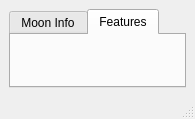
<?xml version="1.0" encoding="UTF-8"?>
<ui version="4.0">
 <class>MainWindow</class>
 <widget class="QMainWindow" name="MainWindow">
  <property name="geometry">
   <rect>
    <x>0</x>
    <y>0</y>
    <width>195</width>
    <height>119</height>
   </rect>
  </property>
  <property name="windowTitle">
   <string>Lunar Club Tools</string>
  </property>
  <widget class="QWidget" name="centralwidget">
   <layout class="QVBoxLayout" name="verticalLayout">
    <item>
     <widget class="QTabWidget" name="tabWidget">
      <property name="currentIndex">
       <number>1</number>
      </property>
      <widget class="MoonInfoTab" name="moonInfoTab">
       <attribute name="title">
        <string>Moon Info</string>
       </attribute>
      </widget>
      <widget class="FeaturesTab" name="featuresTab">
       <attribute name="title">
        <string>Features</string>
       </attribute>
      </widget>
     </widget>
    </item>
   </layout>
  </widget>
  <widget class="QMenuBar" name="menubar">
   <property name="geometry">
    <rect>
     <x>0</x>
     <y>0</y>
     <width>195</width>
     <height>26</height>
    </rect>
   </property>
  </widget>
  <widget class="QStatusBar" name="statusbar"/>
 </widget>
 <customwidgets>
  <customwidget>
   <class>MoonInfoTab</class>
   <extends>QWidget</extends>
   <header>widgets</header>
   <container>1</container>
  </customwidget>
  <customwidget>
   <class>FeaturesTab</class>
   <extends>QWidget</extends>
   <header>widgets</header>
   <container>1</container>
  </customwidget>
 </customwidgets>
 <resources/>
 <connections/>
</ui>
